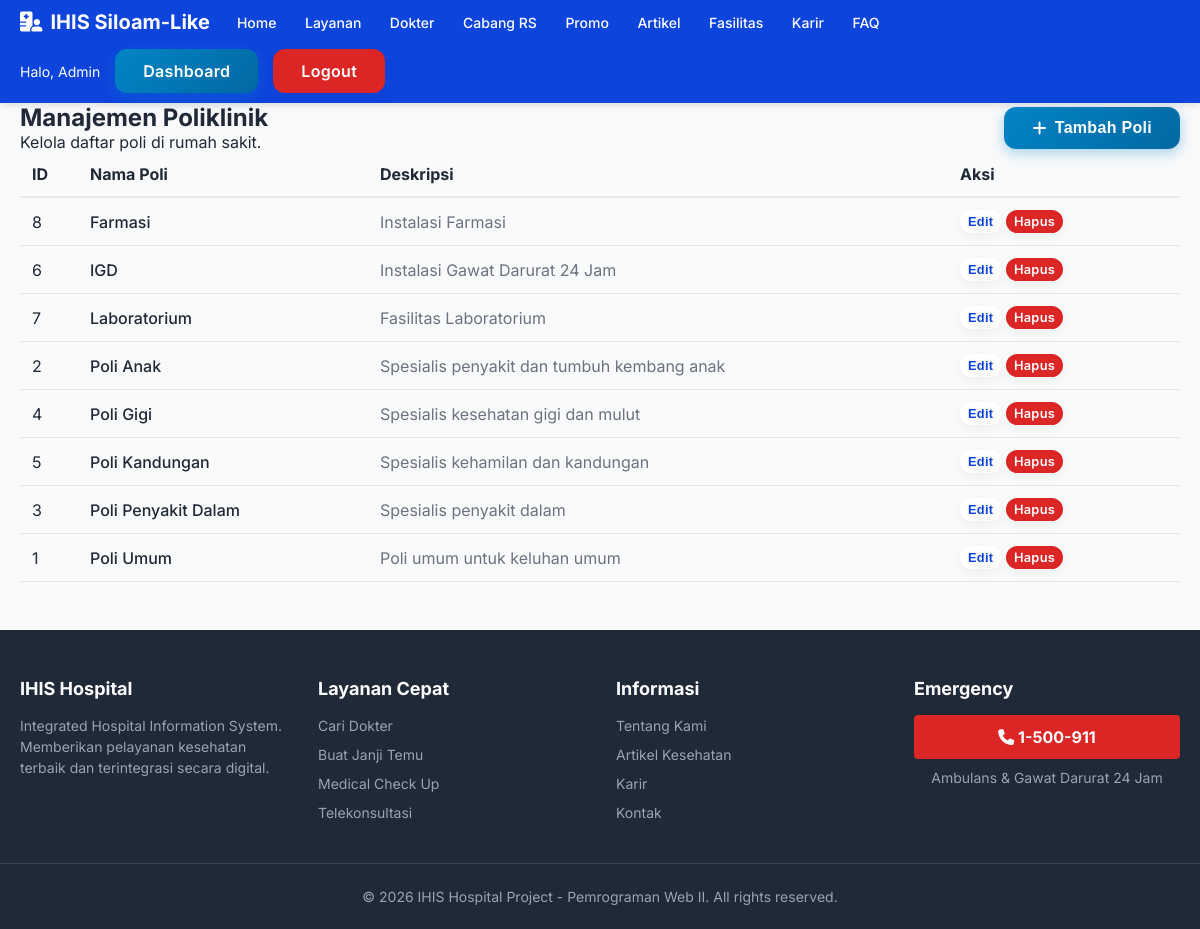
Page /index.php?page=admin_poly (signed in) on the committed database.
### tables this page shows
CREATE TABLE `poly` (
  `id` int(11) NOT NULL,
  `name` varchar(100) NOT NULL,
  `description` text DEFAULT NULL,
  `created_at` timestamp NULL DEFAULT current_timestamp()
);

### index.php (called while the page is built, shortened)
<?php
$page = isset($_GET['page']) ? $_GET['page'] : 'home';
require_once 'includes/header.php';
require_once "pages/{$page}.php";
require_once 'includes/footer.php';
?>

### pages/admin_poly.php (the view, shortened to what this page needs)
<?php
$stmt = $pdo->query("SELECT * FROM poly ORDER BY name ASC");
$polys = $stmt->fetchAll(PDO::FETCH_ASSOC);
?>
<div class="container page-wrapper">
    <div class="page-header" style="display: flex; justify-content: space-between; align-items: center;">
        <div>
            <h2>Manajemen Poliklinik</h2>
            <p>Kelola daftar poli di rumah sakit.</p>
        </div>
        <button class="btn btn-primary" onclick="showForm()"><i class="fa-solid fa-plus"></i> Tambah Poli</button>
    </div>
    <div class="card">
        <div class="table-responsive">
            <table class="table" style="width: 100%; border-collapse: collapse;">
                <thead>
                    <tr style="border-bottom: 2px solid #e5e7eb; text-align: left;">
                        <th style="padding: 12px; width: 5%;">ID</th>
                        <th style="padding: 12px; width: 25%;">Nama Poli</th>
                        <th style="padding: 12px; width: 50%;">Deskripsi</th>
                        <th style="padding: 12px; width: 20%;">Aksi</th>
                    </tr>
                </thead>
                <tbody>
                    <?php if(count($polys) > 0): ?>
                        <?php foreach($polys as $p): ?>
                        <tr style="border-bottom: 1px solid #e5e7eb;">
                            <td style="padding: 12px;"><?= $p['id'] ?></td>
                            <td style="padding: 12px; font-weight: 500;"><?= htmlspecialchars($p['name']) ?></td>
                            <td style="padding: 12px; color: var(--text-muted);"><?= htmlspecialchars($p['description']) ?></td>
                            <td style="padding: 12px;">
                                <button onclick="editForm(<?= $p['id'] ?>, '<?= addslashes($p['name']) ?>', '<?= addslashes($p['description']) ?>')" class="btn btn-light" style="padding: 4px 8px; font-size: 0.8rem;">Edit</button>
                                <a href="index.php?page=admin_poly&delete=<?= $p['id'] ?>" onclick="return confirm('Hapus poli ini? Dokter dan jadwal terkait mungkin akan terpengaruh.')" class="btn btn-danger" style="padding: 4px 8px; font-size: 0.8rem;">Hapus</a>
                            </td>
                        </tr>
                        <?php endforeach; ?>
                    <?php else: ?>
                        <tr>
                            <td colspan="4" style="padding: 20px; text-align: center; color: var(--text-muted);">Belum ada data poli.</td>
                        </tr>
                    <?php endif; ?>
                </tbody>
            </table>
        </div>
    </div>
</div>

### assets/css/global.css (style rules this page uses)
:root { --primary-color: #0d44dc; --primary-hover: #2563eb; --danger-color: #dc2626; --danger-hover: #ef4444; --bg-light: #f9fafb; --text-main: #1f2937; --text-muted: #6b7280; --white: #ffffff; --font-family: 'Inter', sans-serif; }
* { margin: 0; padding: 0; box-sizing: border-box; }
body { font-family: var(--font-family); background-color: var(--bg-light); color: var(--text-main); display: flex; flex-direction: column; min-height: 100vh; }
.container { max-width: 1200px; margin: 0 auto; padding: 0 20px; width: 100%; }
a { text-decoration: none; color: inherit; }
.btn-primary { background-color: var(--primary-hover); color: var(--white); }
.btn-danger { background-color: var(--danger-color); color: var(--white); }
.btn-light { background-color: var(--white); color: var(--primary-color); }
.btn { display: inline-flex; align-items: center; justify-content: center; gap: 8px; padding: 12px 28px; font-size: 1rem; font-weight: 600; letter-spacing: 0.3px; text-decoration: none; border: none; border-radius: 12px; cursor: pointer; transition: all 0.3s cubic-bezier(0.4, 0, 0.2, 1); box-shadow: 0 4px 12px rgba(0, 0, 0, 0.05); }
.btn-primary { background: linear-gradient(135deg, #0284c7 0%, #0369a1 100%); color: #ffffff; box-shadow: 0 4px 14px rgba(2, 132, 199, 0.35); }

### rows in the picture
poly: id "8", name "Farmasi", description "Instalasi Farmasi"
poly: id "6", name "IGD", description "Instalasi Gawat Darurat 24 Jam"
poly: id "7", name "Laboratorium", description "Fasilitas Laboratorium"
poly: id "2", name "Poli Anak", description "Spesialis penyakit dan tumbuh kembang anak"
poly: id "4", name "Poli Gigi", description "Spesialis kesehatan gigi dan mulut"
poly: id "5", name "Poli Kandungan", description "Spesialis kehamilan dan kandungan"
poly: id "3", name "Poli Penyakit Dalam", description "Spesialis penyakit dalam"
poly: id "1", name "Poli Umum", description "Poli umum untuk keluhan umum"

### other values in the picture
$_SESSION['user_name'] "Admin"
